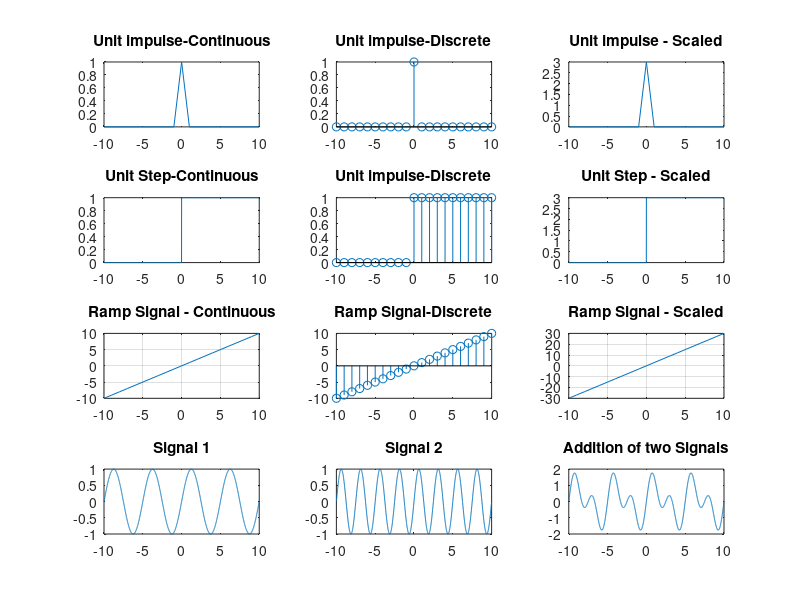

MATLAB code for this plot:
clc;
close all; 
clear all;
t = -10:1:10;
t1 = -10:0.01:10;
% ------Scaling---------%
y = t == 0;
subplot(4,3,1);
plot(t,y);
title('Unit impulse-Continuous')
subplot(4,3,2);
stem(t,y);
title('Unit impulse-Discrete')
y1 = 3*y;
subplot(4,3,3)
plot(t, y1);
title('Unit impulse - Scaled')

u_t(t1>=0) = 1;  
subplot(4,3,4);
plot(t1, u_t);
title('Unit Step-Continuous')
ud_t(t>=0) = 1;
subplot(4,3,5);
stem(t,ud_t);
title('Unit impulse-Discrete')
u1_t = 3 * u_t;
subplot(4,3,6);
plot(t1, u1_t);
title('Unit Step - Scaled')

r_t = t;
subplot(4,3,7);
plot(t, r_t);
grid on;
title('Ramp Signal - Continuous');
subplot(4,3,8);
stem(t, r_t);
title('Ramp Signal-Discrete');
r1_t = 3*(r_t);
subplot(4,3,9);
plot(t, r1_t);
grid on;
title('Ramp Signal - Scaled')

s1_t = sin(2*pi*0.2*t1);
subplot(4,3,10);
plot(t1, s1_t);
title('Signal 1');
s2_t = sin(2*pi*0.4*t1);
subplot(4,3,11);
plot(t1, s2_t);
title('Signal 2');

s3_t = s1_t + s2_t;
subplot(4,3,12);
plot(t1, s3_t);
title('Addition of two Signals');